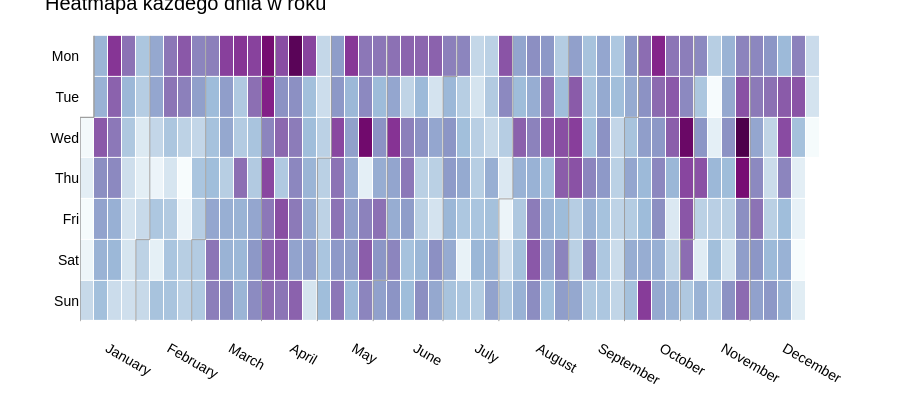

Source (notebook cell):
### Code cell
dataset['begintrip_timestamp_local'] = pd.to_datetime(dataset['begintrip_timestamp_local'])
dataset['day_of_year'] = dataset['begintrip_timestamp_local'].dt.day_of_year

dataset = dataset.dropna(subset=['day_of_year'])
dataset['day_of_year'] = dataset['day_of_year'].astype(int)

day_of_year_counts = dataset.groupby('day_of_year').size().reset_index(name='count')

reference_year = 2025
day_of_year_counts['date'] = pd.to_datetime(day_of_year_counts['day_of_year'].astype(str), format='%j')

day_of_year_counts['date'] = day_of_year_counts['date'].apply(lambda x: x.replace(year=reference_year))


fig = calplot(
    day_of_year_counts,  
    x='date',            
    y='count',
    title="Heatmapa kazdego dnia w roku",
    colorscale='BuPu'
)

fig.update_layout(
    height=400,
    font=dict(family='Arial', size=14, color='black'))
fig.show()

### Figure 1 — Plotly figure (JSON) as saved in the notebook; plotly's stock layout.template omitted (floating-point values rounded to 4 significant figures; data arrays with more than 128 entries replaced by an {"elided": "..."} marker saying what was removed)
{"data": [{"colorscale": [[0, "rgb(247,252,253)"], [0.125, "rgb(224,236,244)"], [0.25, "rgb(191,211,230)"], [0.375, "rgb(158,188,218)"], [0.5, "rgb(140,150,198)"], [0.625, "rgb(140,107,177)"], [0.75, "rgb(136,65,157)"], [0.875, "rgb(129,15,124)"], [1, "rgb(77,0,75)"]], "customdata": {"elided": "366x2 str values"}, "hovertemplate": "%{customdata[0]} <br>Week=%{x} <br>%{customdata[1]}=%{z}", "name": "2025", "showscale": false, "type": "heatmap", "x": {"elided": "366 int values"}, "xaxis": "x", "xgap": 1, "y": {"elided": "366 int values"}, "yaxis": "y", "ygap": 1, "z": {"elided": "366 int values"}, "zmax": 193, "zmin": 7}, {"hoverinfo": "skip", "line": {"color": "#9e9e9e", "width": 1}, "mode": "lines", "type": "scatter", "x": [-0.5, -0.5], "xaxis": "x", "y": [1.5, 6.5], "yaxis": "y"}, {"hoverinfo": "skip", "line": {"color": "#9e9e9e", "width": 1}, "mode": "lines", "type": "scatter", "x": [-0.5, 0.5], "xaxis": "x", "y": [1.5, 1.5], "yaxis": "y"}, {"hoverinfo": "skip", "line": {"color": "#9e9e9e", "width": 1}, "mode": "lines", "type": "scatter", "x": [0.5, 0.5], "xaxis": "x", "y": [1.5, -0.5], "yaxis": "y"}, {"hoverinfo": "skip", "line": {"color": "#9e9e9e", "width": 1}, "mode": "lines", "type": "scatter", "x": [-0.5, -0.5], "xaxis": "x", "y": [1.5, 6.5], "yaxis": "y"}, {"hoverinfo": "skip", "line": {"color": "#9e9e9e", "width": 1}, "mode": "lines", "type": "scatter", "x": [-0.5, 0.5], "xaxis": "x", "y": [1.5, 1.5], "yaxis": "y"}, {"hoverinfo": "skip", "line": {"color": "#9e9e9e", "width": 1}, "mode": "lines", "type": "scatter", "x": [0.5, 0.5], "xaxis": "x", "y": [1.5, -0.5], "yaxis": "y"}, {"hoverinfo": "skip", "line": {"color": "#9e9e9e", "width": 1}, "mode": "lines", "type": "scatter", "x": [3.5, 3.5], "xaxis": "x", "y": [4.5, 6.5], "yaxis": "y"}, {"hoverinfo": "skip", "line": {"color": "#9e9e9e", "width": 1}, "mode": "lines", "type": "scatter", "x": [3.5, 4.5], "xaxis": "x", "y": [4.5, 4.5], "yaxis": "y"}, {"hoverinfo": "skip", "line": {"color": "#9e9e9e", "width": 1}, "mode": "lines", "type": "scatter", "x": [4.5, 4.5], "xaxis": "x", "y": [4.5, -0.5], "yaxis": "y"}, {"hoverinfo": "skip", "line": {"color": "#9e9e9e", "width": 1}, "mode": "lines", "type": "scatter", "x": [7.5, 7.5], "xaxis": "x", "y": [4.5, 6.5], "yaxis": "y"}, {"hoverinfo": "skip", "line": {"color": "#9e9e9e", "width": 1}, "mode": "lines", "type": "scatter", "x": [7.5, 8.5], "xaxis": "x", "y": [4.5, 4.5], "yaxis": "y"}, {"hoverinfo": "skip", "line": {"color": "#9e9e9e", "width": 1}, "mode": "lines", "type": "scatter", "x": [8.5, 8.5], "xaxis": "x", "y": [4.5, -0.5], "yaxis": "y"}, {"hoverinfo": "skip", "line": {"color": "#9e9e9e", "width": 1}, "mode": "lines", "type": "scatter", "x": [12.5, 12.5], "xaxis": "x", "y": [0.5, 6.5], "yaxis": "y"}, {"hoverinfo": "skip", "line": {"color": "#9e9e9e", "width": 1}, "mode": "lines", "type": "scatter", "x": [12.5, 13.5], "xaxis": "x", "y": [0.5, 0.5], "yaxis": "y"}, {"hoverinfo": "skip", "line": {"color": "#9e9e9e", "width": 1}, "mode": "lines", "type": "scatter", "x": [13.5, 13.5], "xaxis": "x", "y": [0.5, -0.5], "yaxis": "y"}, {"hoverinfo": "skip", "line": {"color": "#9e9e9e", "width": 1}, "mode": "lines", "type": "scatter", "x": [16.5, 16.5], "xaxis": "x", "y": [2.5, 6.5], "yaxis": "y"}, {"hoverinfo": "skip", "line": {"color": "#9e9e9e", "width": 1}, "mode": "lines", "type": "scatter", "x": [16.5, 17.5], "xaxis": "x", "y": [2.5, 2.5], "yaxis": "y"}, {"hoverinfo": "skip", "line": {"color": "#9e9e9e", "width": 1}, "mode": "lines", "type": "scatter", "x": [17.5, 17.5], "xaxis": "x", "y": [2.5, -0.5], "yaxis": "y"}, {"hoverinfo": "skip", "line": {"color": "#9e9e9e", "width": 1}, "mode": "lines", "type": "scatter", "x": [20.5, 20.5], "xaxis": "x", "y": [5.5, 6.5], "yaxis": "y"}, {"hoverinfo": "skip", "line": {"color": "#9e9e9e", "width": 1}, "mode": "lines", "type": "scatter", "x": [20.5, 21.5], "xaxis": "x", "y": [5.5, 5.5], "yaxis": "y"}, {"hoverinfo": "skip", "line": {"color": "#9e9e9e", "width": 1}, "mode": "lines", "type": "scatter", "x": [21.5, 21.5], "xaxis": "x", "y": [5.5, -0.5], "yaxis": "y"}, {"hoverinfo": "skip", "line": {"color": "#9e9e9e", "width": 1}, "mode": "lines", "type": "scatter", "x": [25.5, 25.5], "xaxis": "x", "y": [0.5, 6.5], "yaxis": "y"}, {"hoverinfo": "skip", "line": {"color": "#9e9e9e", "width": 1}, "mode": "lines", "type": "scatter", "x": [25.5, 26.5], "xaxis": "x", "y": [0.5, 0.5], "yaxis": "y"}, {"hoverinfo": "skip", "line": {"color": "#9e9e9e", "width": 1}, "mode": "lines", "type": "scatter", "x": [26.5, 26.5], "xaxis": "x", "y": [0.5, -0.5], "yaxis": "y"}, {"hoverinfo": "skip", "line": {"color": "#9e9e9e", "width": 1}, "mode": "lines", "type": "scatter", "x": [29.5, 29.5], "xaxis": "x", "y": [3.5, 6.5], "yaxis": "y"}, {"hoverinfo": "skip", "line": {"color": "#9e9e9e", "width": 1}, "mode": "lines", "type": "scatter", "x": [29.5, 30.5], "xaxis": "x", "y": [3.5, 3.5], "yaxis": "y"}, {"hoverinfo": "skip", "line": {"color": "#9e9e9e", "width": 1}, "mode": "lines", "type": "scatter", "x": [30.5, 30.5], "xaxis": "x", "y": [3.5, -0.5], "yaxis": "y"}, {"hoverinfo": "skip", "line": {"color": "#9e9e9e", "width": 1}, "mode": "lines", "type": "scatter", "x": [34.5, 34.5], "xaxis": "x", "y": [-0.5, 6.5], "yaxis": "y"}, {"hoverinfo": "skip", "line": {"color": "#9e9e9e", "width": 1}, "mode": "lines", "type": "scatter", "x": [38.5, 38.5], "xaxis": "x", "y": [1.5, 6.5], "yaxis": "y"}, {"hoverinfo": "skip", "line": {"color": "#9e9e9e", "width": 1}, "mode": "lines", "type": "scatter", "x": [38.5, 39.5], "xaxis": "x", "y": [1.5, 1.5], "yaxis": "y"}, {"hoverinfo": "skip", "line": {"color": "#9e9e9e", "width": 1}, "mode": "lines", "type": "scatter", "x": [39.5, 39.5], "xaxis": "x", "y": [1.5, -0.5], "yaxis": "y"}, {"hoverinfo": "skip", "line": {"color": "#9e9e9e", "width": 1}, "mode": "lines", "type": "scatter", "x": [42.5, 42.5], "xaxis": "x", "y": [4.5, 6.5], "yaxis": "y"}, {"hoverinfo": "skip", "line": {"color": "#9e9e9e", "width": 1}, "mode": "lines", "type": "scatter", "x": [42.5, 43.5], "xaxis": "x", "y": [4.5, 4.5], "yaxis": "y"}, {"hoverinfo": "skip", "line": {"color": "#9e9e9e", "width": 1}, "mode": "lines", "type": "scatter", "x": [43.5, 43.5], "xaxis": "x", "y": [4.5, -0.5], "yaxis": "y"}, {"hoverinfo": "skip", "line": {"color": "#9e9e9e", "width": 1}, "mode": "lines", "type": "scatter", "x": [47.5, 47.5], "xaxis": "x", "y": [-0.5, 6.5], "yaxis": "y"}], "layout": {"font": {"color": "black", "family": "Arial", "size": 14}, "height": 400, "margin": {"b": 20, "t": 20}, "plot_bgcolor": "#fff", "showlegend": false, "title": {"text": "Heatmapa kazdego dnia w roku"}, "xaxis": {"anchor": "y", "domain": [0, 1], "showgrid": false, "showline": false, "tickmode": "array", "ticktext": ["January", "February", "March", "April", "May", "June", "July", "August", "September", "October", "November", "December"], "tickvals": [1.5, 5.909, 10.32, 14.73, 19.14, 23.55, 27.95, 32.36, 36.77, 41.18, 45.59, 50], "zeroline": false}, "yaxis": {"anchor": "x", "autorange": "reversed", "domain": [0, 1], "showgrid": false, "showline": false, "tickmode": "array", "ticktext": ["Mon", "Tue", "Wed", "Thu", "Fri", "Sat", "Sun"], "tickvals": [0, 1, 2, 3, 4, 5, 6], "zeroline": false}}}
